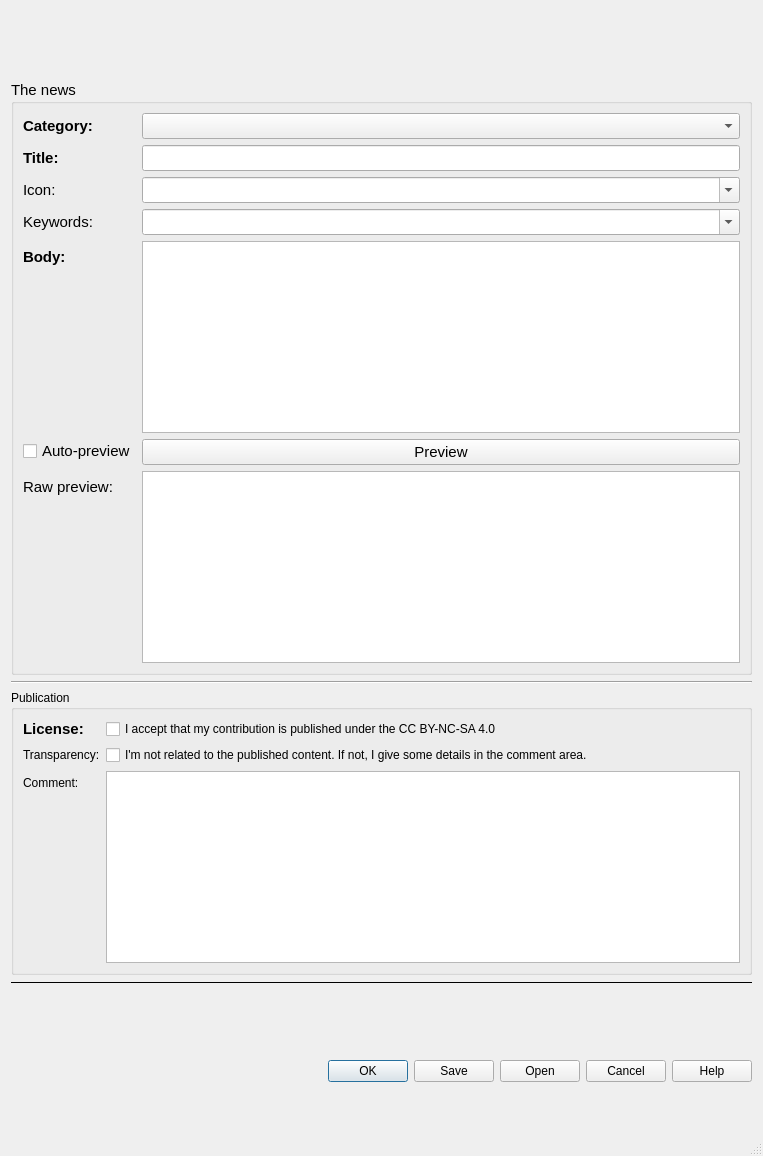
<?xml version="1.0" encoding="UTF-8"?>
<ui version="4.0">
 <class>dlg_form_rdp_news</class>
 <widget class="QDialog" name="dlg_form_rdp_news">
  <property name="geometry">
   <rect>
    <x>0</x>
    <y>0</y>
    <width>763</width>
    <height>1156</height>
   </rect>
  </property>
  <property name="windowTitle">
   <string>GeoRDP - News Form</string>
  </property>
  <property name="windowOpacity">
   <double>0.980000000000000</double>
  </property>
  <property name="locale">
   <locale language="English" country="UnitedStates"/>
  </property>
  <property name="sizeGripEnabled">
   <bool>true</bool>
  </property>
  <property name="modal">
   <bool>true</bool>
  </property>
  <layout class="QFormLayout" name="formLayout_2">
   <item row="4" column="0" colspan="2">
    <widget class="QGroupBox" name="grp_news">
     <property name="font">
      <font>
       <pointsize>11</pointsize>
      </font>
     </property>
     <property name="title">
      <string>The news</string>
     </property>
     <property name="flat">
      <bool>false</bool>
     </property>
     <layout class="QFormLayout" name="formLayout_3">
      <item row="1" column="0">
       <widget class="QLabel" name="lbl_title">
        <property name="font">
         <font>
          <pointsize>11</pointsize>
          <weight>75</weight>
          <bold>true</bold>
         </font>
        </property>
        <property name="toolTip">
         <string>The title must be concise and avoid some special characters, especially at the end</string>
        </property>
        <property name="text">
         <string>Title:</string>
        </property>
       </widget>
      </item>
      <item row="1" column="1">
       <widget class="QLineEdit" name="lne_title"/>
      </item>
      <item row="3" column="0">
       <widget class="QLabel" name="lbl_icon">
        <property name="text">
         <string>Icon:</string>
        </property>
       </widget>
      </item>
      <item row="3" column="1">
       <widget class="QComboBox" name="cbb_icon">
        <property name="editable">
         <bool>true</bool>
        </property>
       </widget>
      </item>
      <item row="6" column="0">
       <widget class="QLabel" name="lbl_keywords">
        <property name="text">
         <string>Keywords:</string>
        </property>
       </widget>
      </item>
      <item row="6" column="1">
       <widget class="QComboBox" name="cbb_tags">
        <property name="editable">
         <bool>true</bool>
        </property>
       </widget>
      </item>
      <item row="7" column="0">
       <widget class="QLabel" name="lbl_body">
        <property name="font">
         <font>
          <pointsize>11</pointsize>
          <weight>75</weight>
          <bold>true</bold>
         </font>
        </property>
        <property name="text">
         <string>Body:</string>
        </property>
       </widget>
      </item>
      <item row="8" column="1">
       <widget class="QPushButton" name="btn_preview">
        <property name="text">
         <string>Preview</string>
        </property>
        <property name="autoDefault">
         <bool>true</bool>
        </property>
        <property name="flat">
         <bool>false</bool>
        </property>
       </widget>
      </item>
      <item row="9" column="1">
       <widget class="QTextEdit" name="txt_preview">
        <property name="cursor" stdset="0">
         <cursorShape>IBeamCursor</cursorShape>
        </property>
        <property name="focusPolicy">
         <enum>Qt::NoFocus</enum>
        </property>
        <property name="acceptDrops">
         <bool>false</bool>
        </property>
        <property name="autoFillBackground">
         <bool>true</bool>
        </property>
        <property name="frameShape">
         <enum>QFrame::StyledPanel</enum>
        </property>
        <property name="frameShadow">
         <enum>QFrame::Sunken</enum>
        </property>
        <property name="midLineWidth">
         <number>2</number>
        </property>
        <property name="undoRedoEnabled">
         <bool>false</bool>
        </property>
        <property name="readOnly">
         <bool>true</bool>
        </property>
        <property name="markdown">
         <string notr="true"/>
        </property>
        <property name="html">
         <string notr="true">&lt;!DOCTYPE HTML PUBLIC &quot;-//W3C//DTD HTML 4.0//EN&quot; &quot;http://www.w3.org/TR/REC-html40/strict.dtd&quot;&gt;
&lt;html&gt;&lt;head&gt;&lt;meta name=&quot;qrichtext&quot; content=&quot;1&quot; /&gt;&lt;style type=&quot;text/css&quot;&gt;
p, li { white-space: pre-wrap; }
&lt;/style&gt;&lt;/head&gt;&lt;body style=&quot; font-family:'Ubuntu'; font-size:11pt; font-weight:400; font-style:normal;&quot;&gt;
&lt;p style=&quot;-qt-paragraph-type:empty; margin-top:0px; margin-bottom:0px; margin-left:0px; margin-right:0px; -qt-block-indent:0; text-indent:0px;&quot;&gt;&lt;br /&gt;&lt;/p&gt;&lt;/body&gt;&lt;/html&gt;</string>
        </property>
       </widget>
      </item>
      <item row="7" column="1">
       <widget class="QTextEdit" name="txt_body">
        <property name="cursor" stdset="0">
         <cursorShape>IBeamCursor</cursorShape>
        </property>
        <property name="frameShape">
         <enum>QFrame::StyledPanel</enum>
        </property>
       </widget>
      </item>
      <item row="8" column="0">
       <widget class="QCheckBox" name="chb_auto_preview">
        <property name="mouseTracking">
         <bool>false</bool>
        </property>
        <property name="toolTip">
         <string>Enable auto generation of preview every time the input text changes.</string>
        </property>
        <property name="text">
         <string>Auto-preview</string>
        </property>
       </widget>
      </item>
      <item row="9" column="0">
       <widget class="QLabel" name="lbl_preview">
        <property name="toolTip">
         <string>Minimal preview. Be careful, this render is not contractual with the final render on Geotribu website.</string>
        </property>
        <property name="text">
         <string>Raw preview:</string>
        </property>
       </widget>
      </item>
      <item row="0" column="0">
       <widget class="QLabel" name="lbl_category">
        <property name="font">
         <font>
          <pointsize>11</pointsize>
          <weight>75</weight>
          <bold>true</bold>
         </font>
        </property>
        <property name="text">
         <string>Category:</string>
        </property>
       </widget>
      </item>
      <item row="0" column="1">
       <widget class="QComboBox" name="cbb_category"/>
      </item>
     </layout>
    </widget>
   </item>
   <item row="5" column="0" colspan="2">
    <widget class="Line" name="line_2">
     <property name="minimumSize">
      <size>
       <width>150</width>
       <height>0</height>
      </size>
     </property>
     <property name="orientation">
      <enum>Qt::Horizontal</enum>
     </property>
    </widget>
   </item>
   <item row="6" column="0" colspan="2">
    <widget class="QGroupBox" name="grp_meta">
     <property name="title">
      <string>Publication</string>
     </property>
     <layout class="QFormLayout" name="formLayout_4">
      <item row="0" column="0">
       <widget class="QLabel" name="lbl_license">
        <property name="font">
         <font>
          <pointsize>11</pointsize>
          <weight>75</weight>
          <bold>true</bold>
         </font>
        </property>
        <property name="text">
         <string>License:</string>
        </property>
       </widget>
      </item>
      <item row="0" column="1">
       <widget class="QCheckBox" name="chb_license">
        <property name="text">
         <string>I accept that my contribution is published under the CC BY-NC-SA 4.0</string>
        </property>
        <property name="tristate">
         <bool>false</bool>
        </property>
       </widget>
      </item>
      <item row="2" column="1">
       <widget class="QPlainTextEdit" name="txt_comment">
        <property name="maximumBlockCount">
         <number>300</number>
        </property>
       </widget>
      </item>
      <item row="2" column="0">
       <widget class="QLabel" name="lbl_comment">
        <property name="text">
         <string>Comment:</string>
        </property>
       </widget>
      </item>
      <item row="1" column="0">
       <widget class="QLabel" name="label">
        <property name="text">
         <string>Transparency:</string>
        </property>
       </widget>
      </item>
      <item row="1" column="1">
       <widget class="QCheckBox" name="checkBox">
        <property name="text">
         <string>I'm not related to the published content. If not, I give some details in the comment area.</string>
        </property>
       </widget>
      </item>
     </layout>
    </widget>
   </item>
   <item row="7" column="0" colspan="2">
    <widget class="Line" name="line">
     <property name="minimumSize">
      <size>
       <width>10</width>
       <height>0</height>
      </size>
     </property>
     <property name="frameShadow">
      <enum>QFrame::Plain</enum>
     </property>
     <property name="orientation">
      <enum>Qt::Horizontal</enum>
     </property>
    </widget>
   </item>
   <item row="8" column="1">
    <widget class="AuthoringWidget" name="wdg_author" native="true"/>
   </item>
   <item row="9" column="1">
    <spacer name="verticalSpacer">
     <property name="orientation">
      <enum>Qt::Vertical</enum>
     </property>
     <property name="sizeHint" stdset="0">
      <size>
       <width>20</width>
       <height>40</height>
      </size>
     </property>
    </spacer>
   </item>
   <item row="10" column="1">
    <widget class="QDialogButtonBox" name="btn_box">
     <property name="orientation">
      <enum>Qt::Horizontal</enum>
     </property>
     <property name="standardButtons">
      <set>QDialogButtonBox::Cancel|QDialogButtonBox::Help|QDialogButtonBox::Ok|QDialogButtonBox::Open|QDialogButtonBox::Save</set>
     </property>
    </widget>
   </item>
   <item row="8" column="1">
    <widget class="AuthoringWidget" name="wdg_author" native="true"/>
   </item>
   <item row="11" column="1">
    <spacer name="verticalSpacer_2">
     <property name="orientation">
      <enum>Qt::Vertical</enum>
     </property>
     <property name="sizeHint" stdset="0">
      <size>
       <width>20</width>
       <height>40</height>
      </size>
     </property>
    </spacer>
   </item>
   <item row="0" column="1">
    <widget class="QgsMessageBar" name="msg_bar" native="true">
     <property name="sizePolicy">
      <sizepolicy hsizetype="Expanding" vsizetype="Preferred">
       <horstretch>0</horstretch>
       <verstretch>0</verstretch>
      </sizepolicy>
     </property>
     <property name="minimumSize">
      <size>
       <width>0</width>
       <height>0</height>
      </size>
     </property>
    </widget>
   </item>
   <item row="3" column="0">
    <spacer name="verticalSpacer_3">
     <property name="orientation">
      <enum>Qt::Vertical</enum>
     </property>
     <property name="sizeHint" stdset="0">
      <size>
       <width>20</width>
       <height>40</height>
      </size>
     </property>
    </spacer>
   </item>
  </layout>
 </widget>
 <customwidgets>
  <customwidget>
   <class>AuthoringWidget</class>
   <extends>QWidget</extends>
   <header>qtribu.gui.wdg_authoring</header>
   <container>1</container>
  </customwidget>
  <customwidget>
   <class>QgsMessageBar</class>
   <extends>QWidget</extends>
   <header>qgsmessagebar.h</header>
   <container>1</container>
  </customwidget>
 </customwidgets>
 <resources/>
 <connections>
  <connection>
   <sender>btn_box</sender>
   <signal>rejected()</signal>
   <receiver>dlg_form_rdp_news</receiver>
   <slot>reject()</slot>
   <hints>
    <hint type="sourcelabel">
     <x>316</x>
     <y>260</y>
    </hint>
    <hint type="destinationlabel">
     <x>286</x>
     <y>274</y>
    </hint>
   </hints>
  </connection>
 </connections>
</ui>
